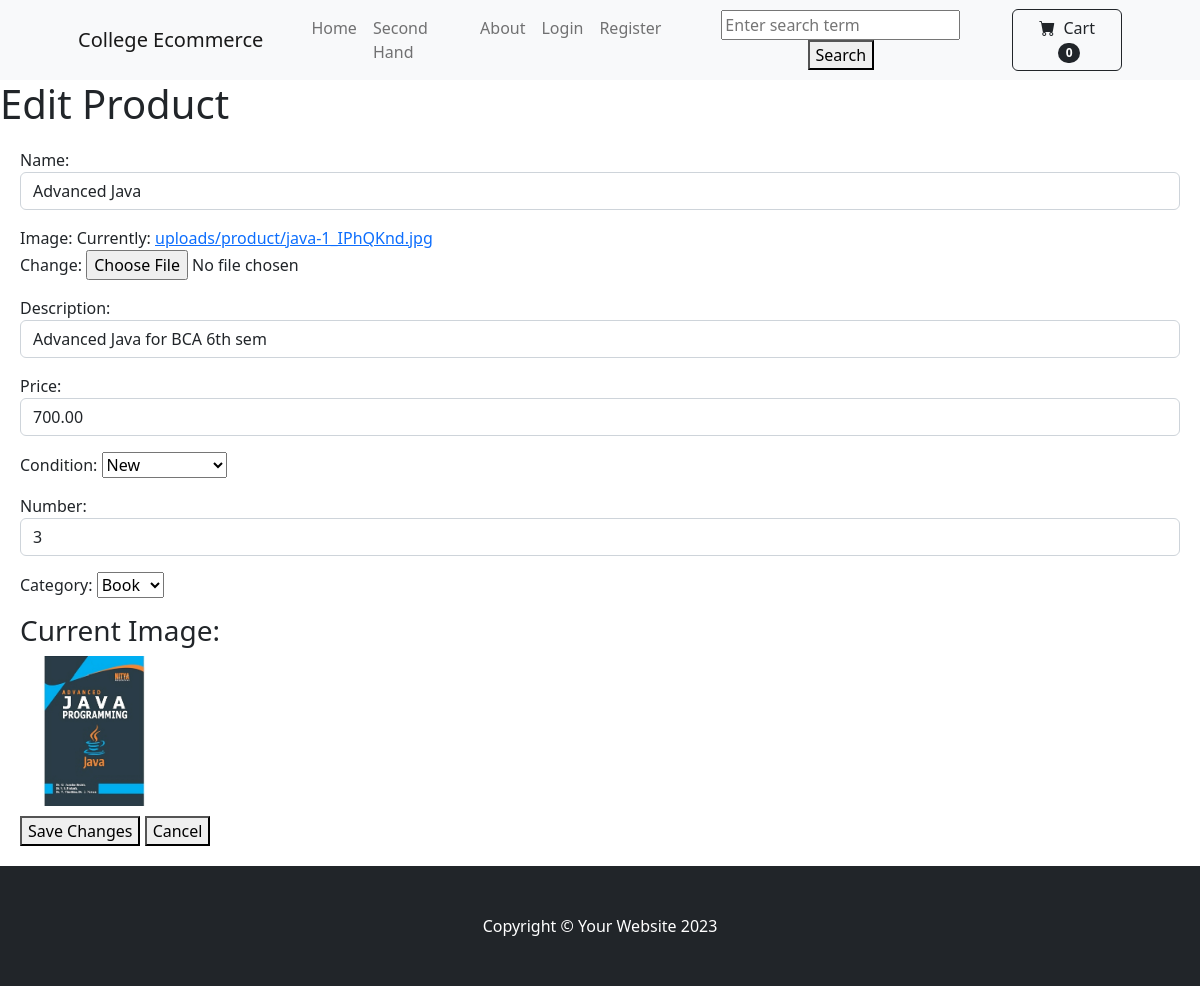
The page /product/edit/1/ on the database its author committed.
### core/models.py (models this page shows, shortened)
class Product(models.Model):
    CONDITION_CHOICES = [
        ('new', 'New'),
        ('second_hand', 'Second_Hand'),
    ]
    name = models.CharField(max_length=50)
    price = models.DecimalField(default=0, decimal_places=2, max_digits=6)
    category = models.ForeignKey(Category, on_delete=models.CASCADE, default= 1)
    image = models.ImageField(upload_to='uploads/product')
    description =models.CharField(max_length=200, default='', blank=True, null=True)
    seller = models.ForeignKey(SellerProfile, on_delete=models.CASCADE , default=1)
    condition = models.CharField(max_length=20, choices=CONDITION_CHOICES, default='new')
    number = models.IntegerField(default=0)

class Category(models.Model):
    name = models.CharField(max_length=50)
    def __str__(self):
        return self.name

### product/views.py (the view)
# urls.py: path('edit/<int:product_id>/', views.edit_product, name='edit_product'),
def edit_product(request, product_id):
    product = get_object_or_404(Product, id=product_id)
    if request.method == 'POST':
        form = AddProduct(request.POST, request.FILES, instance=product)
        if form.is_valid():
            form.save()
            return redirect('core:product_list')  # Replace with the correct redirect URL
    else:
        form = AddProduct(instance=product)
    return render(request, 'product/edit_product.html', {'form': form, 'product': product})

### product/forms.py (shortened to what this page needs)
class AddProduct(forms.ModelForm):
    name = forms.CharField(widget=forms.TextInput(attrs={"placeholder":"Enter product name" , "class": "form-control"}))
    description = forms.CharField(widget=forms.TextInput(attrs={"placeholder":"Enter product description" , "class": "form-control"}))
    price = forms.IntegerField(widget=forms.NumberInput(attrs={ "class": "form-control"}))
    number = forms.IntegerField(widget=forms.NumberInput(attrs={ "class": "form-control"}))
    category = forms.ModelChoiceField(queryset=Category.objects.all(), empty_label="Select")
    image = forms.ImageField(required=True, widget=forms.ClearableFileInput(attrs={"class": "form-control-file"}))
    class Meta:
        model= Product
        fields = [
            'name',
            'image',
            'description',
            'price',
            'condition',
            'number',
            'category',
            'image',
        ]

### cart/context_processor.py (called while the page is built)
def cart_quantity(request):
    cart = request.session.get('cart', {})
    total_quantity = sum(item['qty'] for item in cart.values())
    return {'cart_quantity': total_quantity}

### product/templates/product/edit_product.html (shortened to what this page needs)
{% extends 'core/base.html' %}
{% block content%}
<h1>Edit Product</h1>
<section style="margin: 20px 20px">
    <form method="POST" enctype="multipart/form-data" action="{% url 'product:edit_product' product.id %}">
        {{ form.as_p }}
        {% if product.image %}
        <div>
            <h3>Current Image:</h3>
            <img src="{{ product.image.url }}" alt="{{ product.name }}" width="150">
        </div>
        {% endif %}
        <div style="margin:10px auto">
            <button type="submit">Save Changes</button>
            <a href="{% url 'core:product_list' %}"><button type="submit">Cancel</button></a>
        </div>
    </form>
</section>
{% endblock %}

### rows shown on the page
Product: name "Advanced Java", description "Advanced Java for BCA 6th sem", price "700.00", condition "New", number "3", category "Book", image (picture)

### other values the page prints
{{ cart_quantity }} "0"
